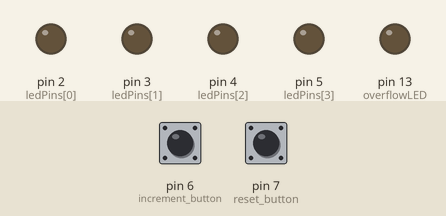
Simulated run of this sketch. Board: Arduino Uno, built with avr-gcc and run on an emulated ATmega328P. Parts: output pins drawn as LEDs (lit = HIGH). The test bench sets the inputs (shaded band); at power-on: pin 6 (increment_button) HIGH, pin 7 (reset_button) HIGH.

Above: at 1.2 s.
1.3 s: pin 6 (increment_button) pulled LOW for 0.15 s
At 2.5 s:
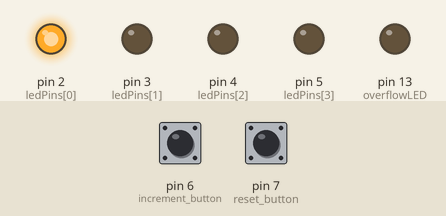
2.9 s: pin 6 (increment_button) pulled LOW for 1 s
At 4.0 s:
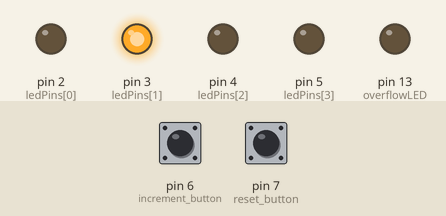
5.4 s: pin 6 (increment_button) pulled LOW for 0.15 s
At 5.9 s:
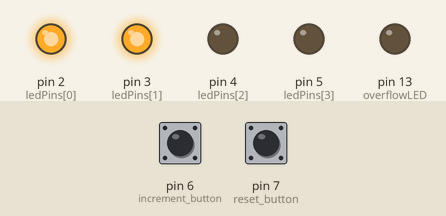
7.0 s: pin 6 (increment_button) pulled LOW for 3.2 s
At 8.4 s:
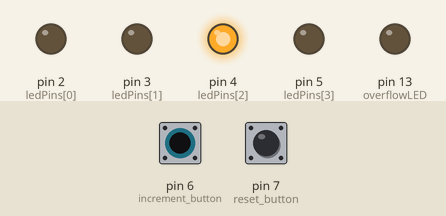
11.7 s: pin 6 (increment_button) pulled LOW for 0.15 s
At 12.1 s:
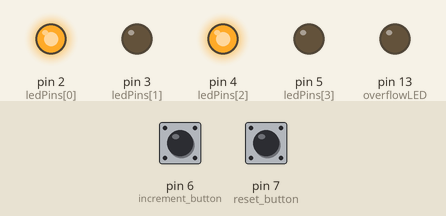
13.3 s: pin 6 (increment_button) pulled LOW for 1 s
At 14.6 s:
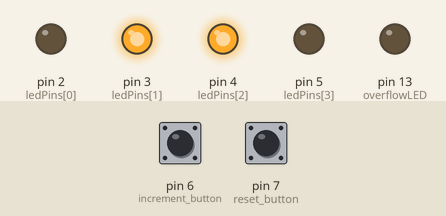
Timing chart, 0 to 16.3 s (numbered marks = the images above; inputs shaded):
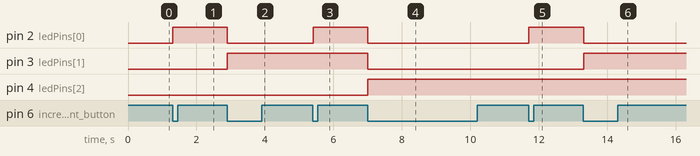

The sketch:

1.1.3.ino
```cpp
// 4 bit binary counting problem

// LED pins for binary display
int ledPins[4] = {2, 3, 4, 5};

// this is push buttons
int increment_button = 6;   // Increment button
int reset_button = 7;       // Reset button

// built in led is pin 13
int overflowLED = 13;
int counter = 0;
// For button debounce (track last states)
int lastIncState = HIGH;
int lastResetState = HIGH;

void setup() {
  // Set LEDs as output
  for (int i = 0; i < 4; i++) {
    pinMode(ledPins[i], OUTPUT);
  }
  pinMode(overflowLED, OUTPUT);

  // Set buttons as input with pull-up resistors
  pinMode(increment_button, INPUT_PULLUP);
  pinMode(reset_button, INPUT_PULLUP);
}

void loop() {
  // Read button states (LOW = pressed, because of INPUT_PULLUP)
  int incState = digitalRead(increment_button);
  int resetState = digitalRead(reset_button);

  // is reset button pressed?
  if (resetState == LOW && lastResetState == HIGH) {
    counter = 0;
  }

  // is increment button pressed?
  if (incState == LOW && lastIncState == HIGH) {
    counter++;
  }

  // if counter is greater than 15, it is overflowing
  if (counter > 15) {
    //counter++;
    counter = 16;
    // turn off leds
    for (int i = 0; i < 4; i++) {
      digitalWrite(ledPins[i], LOW);
    }
    // turn on the inbuilt led to indicate overflow
    digitalWrite(overflowLED, HIGH);
  } else {

    for (int i = 0; i < 4; i++) {
      int bitVal = (counter >> i) & 1;  //takes ith place and turns it ON or OFF accordingly
      digitalWrite(ledPins[i], bitVal);
    }
    // Overflow LED OFF
    digitalWrite(overflowLED, LOW);
  }


  lastIncState = incState;
  lastResetState = resetState;

  delay(50);
}
```

Measured:
- after the input at 1.3 s, pin 2 (ledPins[0]): LOW → HIGH at once
- after the input at 2.9 s, pin 2 (ledPins[0]): HIGH → LOW at once; pin 3 (ledPins[1]): LOW → HIGH at once
- after the input at 5.4 s, pin 2 (ledPins[0]): LOW → HIGH at once
- after the input at 7.0 s, pin 2 (ledPins[0]), pin 3 (ledPins[1]): HIGH → LOW at once; pin 4 (ledPins[2]): LOW → HIGH at once
- after the input at 11.7 s, pin 2 (ledPins[0]): LOW → HIGH at once
- after the input at 13.3 s, pin 2 (ledPins[0]): HIGH → LOW at once; pin 3 (ledPins[1]): LOW → HIGH at once
